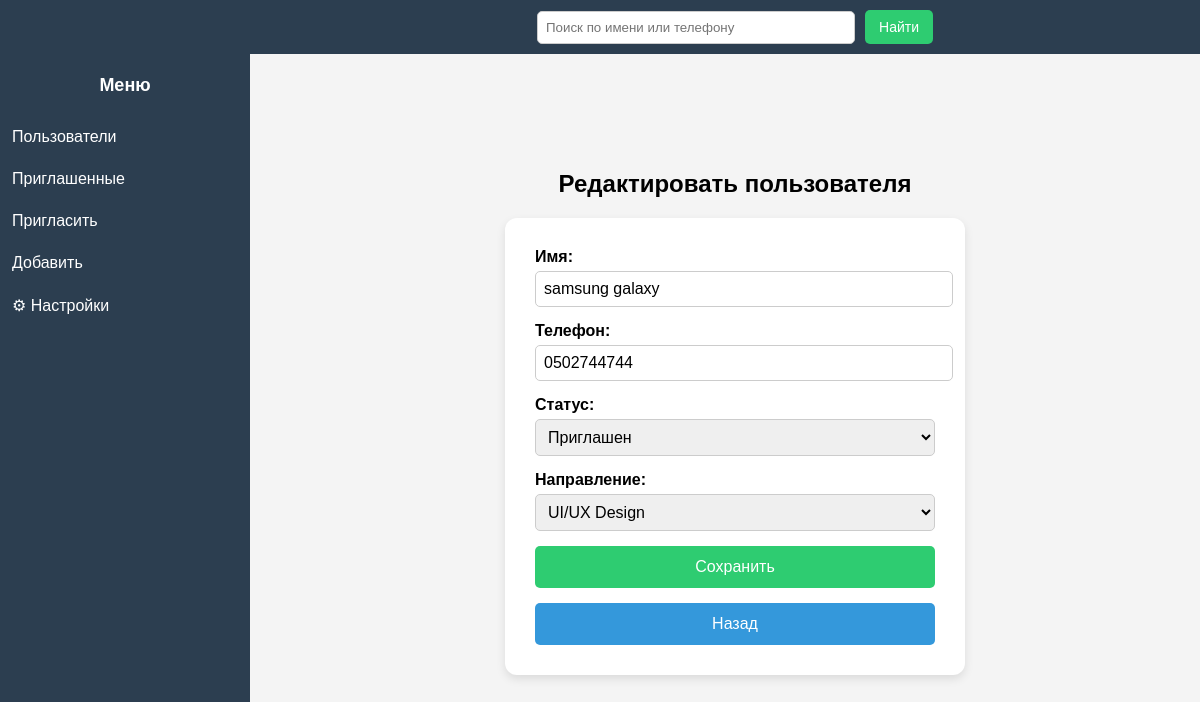
Page /edit/4/ on the committed database.
### users/models.py (models this page shows, shortened)
class UserProfile(models.Model):
    STATUS_CHOICES = [
        ('thinking', 'Думает'),
        ('invited', 'Приглашен'),
    ]
    DIRECTION_CHOICES = [
        ('backend_python', 'Backend (Python)'),
        ('backend_js', 'Backend (JS)'),
        ('frontend', 'Frontend'),
        ('design', 'UI/UX Design'),
    ]
    name = models.CharField(max_length=100)
    phone = models.CharField(max_length=20, unique=True)
    status = models.CharField(max_length=10, choices=STATUS_CHOICES, default='thinking')
    direction = models.CharField(max_length=20, choices=DIRECTION_CHOICES, blank=True, null=True)
    updated_by = models.ForeignKey(User, on_delete=models.SET_NULL, null=True, blank=True)
    updated_at = models.DateTimeField(auto_now=True)

### users/views.py (the view)
# urls.py: path('edit/<int:user_id>/', edit_user, name='edit_user'),
def edit_user(request, user_id):
    user = get_object_or_404(UserProfile, id=user_id)
    if request.method == 'POST':
        form = UserForm(request.POST, instance=user)
        if form.is_valid():
            form.save()
            return redirect('user_list')
    else:
        form = UserForm(instance=user)
    return render(request, 'users/edit_user.html', {'form': form, 'user': user})

### users/forms.py
class UserForm(forms.ModelForm):
    class Meta:
        model = UserProfile
        fields = ['name', 'phone','status', 'direction',]

### users/templates/users/edit_user.html (shortened to what this page needs)
{% extends 'users/base.html' %}
{% block content %}
<div class="edit-container">
    <h2>Редактировать пользователя</h2>
    <div class="edit-box">
        <form method="post">
            <div class="form-group">
                <label for="id_name">Имя:</label>
                {{ form.name }}
            </div>
            <div class="form-group">
                <label for="id_phone">Телефон:</label>
                {{ form.phone }}
            </div>
            <div class="form-group">
                <label for="id_status">Статус:</label>
                {{ form.status }}
            </div>
            <div class="form-group">
                <label for="id_direction">Направление:</label>
                {{ form.direction }}
            </div>
            <button type="submit" class="btn btn-save">Сохранить</button>
        </form>
        <a href="{% url 'user_list' %}" class="btn btn-back">Назад</a>
    </div>
</div>
{% endblock %}

### users/templates/users/base.html (style rules this page uses)
:root { --background-color: #f4f4f4; --text-color: #000; --sidebar-color: #2C3E50; --button-bg: #3498db; --button-hover: #217dbb; --table-bg: white; --table-text: #000; --input-bg: white; --input-text: #000; --search-button-bg: #2ecc71; --search-button-hover: #27ae60; }
body { font-family: Arial, sans-serif; margin: 0; background: var(--background-color); color: var(--text-color); }

### users/templates/users/edit_user.html (style rules this page uses)
.edit-container { display: flex; flex-direction: column; align-items: center; justify-content: center; margin-top: 50px; }
.edit-box { background: white; padding: 30px; border-radius: 12px; box-shadow: 0 4px 10px rgba(0, 0, 0, 0.1); width: 400px; text-align: center; }
.form-group { display: flex; flex-direction: column; align-items: start; margin-bottom: 15px; }
.form-group label { font-weight: bold; margin-bottom: 5px; }
.form-group input, .form-group select { width: 100%; padding: 8px; border: 1px solid #ccc; border-radius: 5px; font-size: 16px; }
.btn-save { background: #2ecc71; color: white; padding: 12px; border: none; cursor: pointer; border-radius: 5px; font-size: 16px; width: 100%; }
.btn-back { display: block; margin-top: 15px; padding: 12px; background: #3498db; color: white; text-decoration: none; border-radius: 5px; font-size: 16px; }

### rows in the picture
UserProfile: name "samsung galaxy", phone "0502744744", status "Приглашен", direction "UI/UX Design"
